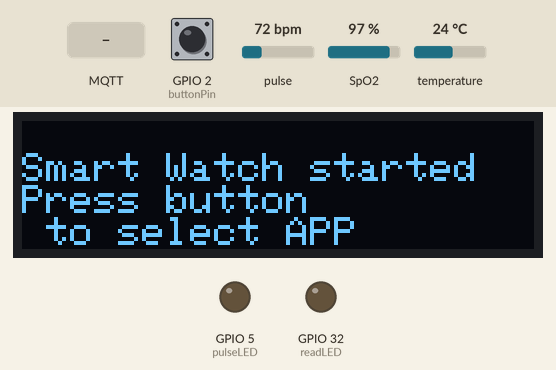
The program below on a simulated ESP32. Parts: 128×32 one-colour display, output pins drawn as LEDs (lit = HIGH). Dashed ring = blinking. Inputs (shaded band) come from the test bench; at power-on: GPIO 2 (buttonPin) HIGH, pulse 72 bpm, SpO2 97 %, temperature 24 °C. WiFi joins after 1.5 s; servers stay silent unless stated; random numbers use the default seed unless the program sets one; no MQTT or app messages arrive unless stated; what the program prints to the serial monitor is not drawn.

Above: at 2.7 s.
2.8 s: GPIO 2 (buttonPin) pulled LOW for 0.15 s
5.9 s: GPIO 2 (buttonPin) pulled LOW for 3.2 s
At 9.01 s:
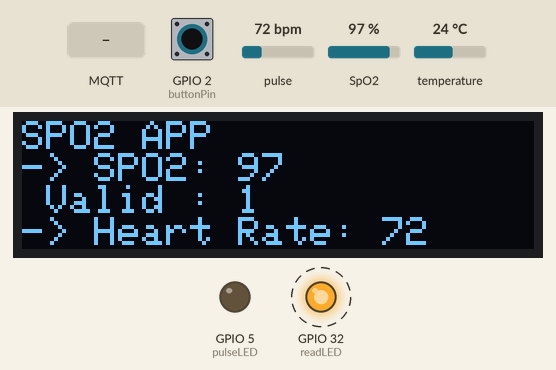
9.7 s: pulse set to 42 bpm
At 10.6 s:
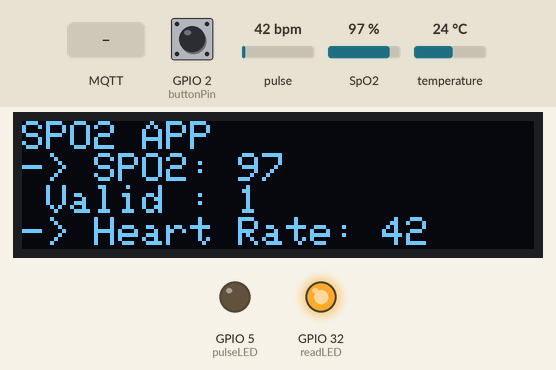
At 11.2 s:
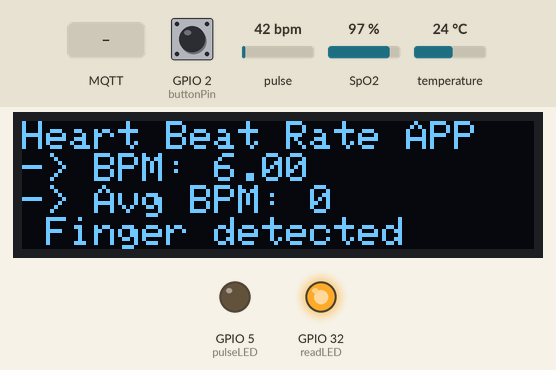
12.7 s: GPIO 2 (buttonPin) pulled LOW for 1 s
At 14.0 s:
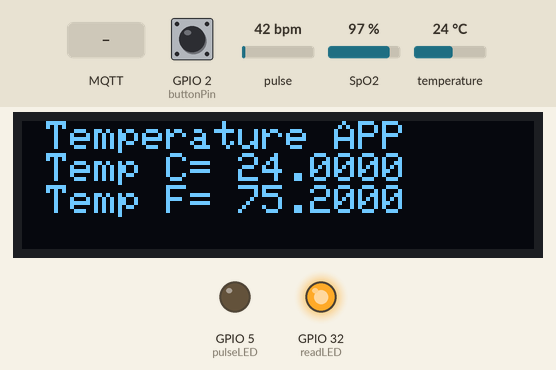
15.2 s: MQTT message "1" arrives on the first subscribed topic
16.7 s: MQTT message "on" arrives on the first subscribed topic
Timing chart, 0 to 19.2 s (numbered marks = the images above; inputs shaded):
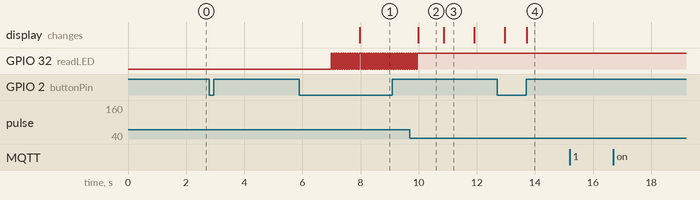

Measured:
- after the input at 15.2 s, every drawn part: stays the same
- after the input at 16.7 s, every drawn part: stays the same
- by itself, GPIO 32 (readLED): alternates HIGH for 0.04 s and LOW for 0.04 s
- what the display in image 2 shows lasts 0.9 s, from 10.0 s to 10.9 s
- what the display in image 3 shows lasts 1.0 s, from 10.9 s to 11.9 s

The program:

main.cpp
```cpp
#include "Arduino.h"
#include "ed_max30105/ed_max30105.h"

#include <Adafruit_SSD1306.h>
#include "MAX30105.h"


#include <WiFi.h>
#include <PubSubClient.h>
#include <WiFiClientSecure.h>
#include <ArduinoJson.h>


// #define AOUT_PIN 36 // ESP32 pin GPIO36 (ADC0)

// put function declarations here:
void connectToWiFi();
void callback(char *topic, byte *payload, unsigned int length);
void publishMessage(int data);
void setupMQTT();
void reconnect();

const char *SSID = "FabLab-FREE";
const char *PWD = "";
//MQTT Broker
DynamicJsonDocument doc(1024);
WiFiClientSecure wifiClient;
PubSubClient mqttClient(wifiClient);
char mqttServer[] = "9b7b323ee67e46d18f9317162c8e8841.s1.eu.hivemq.cloud";
char mqtt_username[] = "sergiu.doncila";
char mqtt_password[] = "QWEasd!@#123";
int mqttPort = 8883;
long last_time = 0;
char data[10];


const int buttonPin = 2; // the number of the pushbutton pin
#define APP_STATE_NR_OF_STATES 4

int buttonState = HIGH;    // variable for reading the pushbutton status
int buttonStateOld = HIGH; // variable for reading the pushbutton status
int app_state = 0;
int app_state_old = 0;

#define SCREEN_WIDTH 128
#define SCREEN_HEIGHT 64
#define OLED_RESET -1

Adafruit_SSD1306 display = Adafruit_SSD1306(128, 32, &Wire);


MAX30105 particleSensor;

void display_setup()
{
    if (!display.begin(SSD1306_SWITCHCAPVCC, 0x3C))
    {
        Serial.println(F("SSD1306 allocation failed"));
        for (;;)
            ;
    }

// text display tests
  display.clearDisplay();
  display.setTextSize(1);
  display.setTextColor(SSD1306_WHITE);
  display.setCursor(0,0);

  display.println();
  display.print("Smart Watch started");
  display.println();
  display.print("Press button \n to select APP");
  display.println();


  display.setCursor(0,0);
  display.display(); // actually display all of the above
}


void setup()
{
  Serial.begin(115200);
  // initialize the pushbutton pin as an input:
  pinMode(buttonPin, INPUT);

  buttonState = digitalRead(buttonPin);
  buttonStateOld = buttonState;
  display_setup();

/// MQTT Setup

  connectToWiFi();
  wifiClient.setInsecure();
  setupMQTT();

}

int report_cnt = 0;
int report_cnt_max = 100;

void loop()
{

  // read the state of the pushbutton value:
  buttonState = digitalRead(buttonPin);

  if (buttonState != buttonStateOld)
  {
    Serial.print("Buton:");
    Serial.println(buttonState);
    Serial.print("Buton old:");
    Serial.println(buttonStateOld);

    if (buttonState == HIGH && buttonStateOld == LOW)
    {
      app_state++;
      if (app_state >= APP_STATE_NR_OF_STATES)
      {
        app_state = 0;
      }
      Serial.print("App state: ");
      Serial.println(app_state);
    }
    buttonStateOld = buttonState;
  }

  // delay(100);

  switch (app_state)
  {

  case 1:
    /* code */
    if (app_state_old != app_state)
    {
      ed_max30105_spo2_setup();
      app_state_old = app_state;
    }
    else
    {
      ed_max30105_spo2_loop();
      ed_max30105_spo2_report();
      ed_max30105_spo2_display();
      ed_max30105_spo2_mqtt_publish();
    }
    break;

  case 2:
    /* code */
    if (app_state_old != app_state)
    {
      ed_max30105_heart_rate_setup();
      app_state_old = app_state;
    }
    else
    {
      ed_max30105_heart_rate_loop();
      if (report_cnt <= 0)
      {
        ed_max30105_heart_rate_report();
        ed_max30105_heart_rate_display();
        ed_max30105_heart_rate_mqtt_publish();
      }
    }
    break;

  case 3:
    /* code */
    if (app_state_old != app_state)
    {
      ed_max30105_temp_setup();
      app_state_old = app_state;
    }
    else
    {
      ed_max30105_temp_loop();
      if (report_cnt <= 0)
      {
        ed_max30105_temp_report();
        ed_max30105_temp_display();
        ed_max30105_temp_mqtt_publish();
      }
    }
    break;
  default:
    break;
  }

  if (report_cnt-- <= 0)
  {
    report_cnt = report_cnt_max;
  }
}

void connectToWiFi() {
  Serial.print("Connectiog to ");
  WiFi.begin(SSID, PWD);
  Serial.println(SSID);
  while (WiFi.status() != WL_CONNECTED) {
    Serial.print(".");
    delay(500);
  }
  Serial.print("Connected.\n");
}

void setupMQTT()
{
  mqttClient.setServer(mqttServer, mqttPort);

  mqttClient.setCallback(callback);
}

void callback(char* topic, byte* payload, unsigned int length) {
  Serial.print("Callback - ");
  Serial.print("Message:");
  for (int i = 0; i < length; i++) {
    Serial.print((char)payload[i]);
  }
}

void reconnect() {
  Serial.println("Connecting to MQTT Broker...");
  while (!mqttClient.connected()) {
      Serial.print("Actual state: ");
      Serial.println(mqttClient.state());
      Serial.println("Reconnecting to MQTT Broker..");
      String clientId = "ESP32Client-";
      clientId += String(random(0xffff), HEX);

      if (mqttClient.connect(clientId.c_str(), mqtt_username, mqtt_password)) {
        Serial.println("Connected to MQTT broker.");
        // subscribe to topic
        mqttClient.subscribe("hearth/device/smart_watch");
      }
  }
}

void publishMessage(int data) {

}
```

ed_max30105.h
```cpp
#ifndef ED_MAX30105_H
#define ED_MAX30105_H

// Include any necessary libraries here

// Define any constants or macros here

// Declare any global variables here

// Declare any function prototypes here


void ed_max30105_temp_setup();
void ed_max30105_temp_loop();
void ed_max30105_temp_report();
void ed_max30105_temp_display();
void ed_max30105_temp_mqtt_publish();

void ed_max30105_heart_rate_setup();
void ed_max30105_heart_rate_loop();
void ed_max30105_heart_rate_report();
void ed_max30105_heart_rate_display();
void ed_max30105_heart_rate_mqtt_publish();

void ed_max30105_spo2_setup();
void ed_max30105_spo2_loop();
void ed_max30105_spo2_report();
void ed_max30105_spo2_display();
void ed_max30105_spo2_mqtt_publish();


#endif // ED_MAX30105_H
```

ed_max30105_herat_rate.cpp
```cpp
/*
  Optical Heart Rate Detection (PBA Algorithm) using the MAX30105 Breakout
  By: Nathan Seidle @ SparkFun Electronics
  Date: October 2nd, 2016
  https://github.com/sparkfun/MAX30105_Breakout

  This is a demo to show the reading of heart rate or beats per minute (BPM) using
  a Penpheral Beat Amplitude (PBA) algorithm.

  It is best to attach the sensor to your finger using a rubber band or other tightening
  device. Humans are generally bad at applying constant pressure to a thing. When you
  press your finger against the sensor it varies enough to cause the blood in your
  finger to flow differently which causes the sensor readings to go wonky.

  Hardware Connections (Breakoutboard to Arduino):
  -5V = 5V (3.3V is allowed)
  -GND = GND
  -SDA = A4 (or SDA)
  -SCL = A5 (or SCL)
  -INT = Not connected

  The MAX30105 Breakout can handle 5V or 3.3V I2C logic. We recommend powering the board with 5V
  but it will also run at 3.3V.
*/

#include <Wire.h>
#include "MAX30105.h"
#include "heartRate.h"

#include <Adafruit_SSD1306.h>

#include <WiFi.h>
#include <PubSubClient.h>
#include <WiFiClientSecure.h>
#include <ArduinoJson.h>

extern WiFiClientSecure wifiClient;
extern DynamicJsonDocument doc;
extern PubSubClient mqttClient;

extern Adafruit_SSD1306 display ;

extern MAX30105 particleSensor;

const byte RATE_SIZE = 4; //Increase this for more averaging. 4 is good.
byte rates[RATE_SIZE]; //Array of heart rates
byte rateSpot = 0;
long lastBeat = 0; //Time at which the last beat occurred

float beatsPerMinute;
int beatAvg;

int no_finger_status = 0;

void ed_max30105_heart_rate_setup()
{
  Serial.println(F("MAX30105 Heart Rate app Started."));

  Serial.println("Initializing...");

  // Initialize sensor
  if (!particleSensor.begin(Wire, I2C_SPEED_FAST)) //Use default I2C port, 400kHz speed
  {
    Serial.println("MAX30105 was not found. Please check wiring/power. ");
    while (1);
  }
  Serial.println("Place your index finger on the sensor with steady pressure.");

  particleSensor.setup(); //Configure sensor with default settings
  particleSensor.setPulseAmplitudeRed(0x0A); //Turn Red LED to low to indicate sensor is running
  particleSensor.setPulseAmplitudeGreen(0); //Turn off Green LED
}

void ed_max30105_heart_rate_loop()
{
  long irValue = particleSensor.getIR();

  if (checkForBeat(irValue) == true)
  {
    //We sensed a beat!
    long delta = millis() - lastBeat;
    lastBeat = millis();

    beatsPerMinute = 60 / (delta / 1000.0);

    if (beatsPerMinute < 255 && beatsPerMinute > 20)
    {
      rates[rateSpot++] = (byte)beatsPerMinute; //Store this reading in the array
      rateSpot %= RATE_SIZE; //Wrap variable

      //Take average of readings
      beatAvg = 0;
      for (byte x = 0 ; x < RATE_SIZE ; x++)
        beatAvg += rates[x];
      beatAvg /= RATE_SIZE;
    }
  }

  if (irValue < 50000){
    no_finger_status = 1;
    // Serial.print(" No finger?");
  }else{
    no_finger_status = 0;

  }

  // Serial.println();
}

void ed_max30105_heart_rate_report()
{
  Serial.print(" BPM = ");
  Serial.print(beatsPerMinute);
  Serial.print(" Avg BPM= ");
  Serial.print(beatAvg);
  if(no_finger_status == 1){
        Serial.print(" No finger detected");
  } else {
        Serial.print(" Finger detected");
  }

  Serial.println();
}

void ed_max30105_heart_rate_display()
{
  display.clearDisplay();
  display.setTextSize(1);
  display.setTextColor(WHITE);
  display.setCursor(0, 0);
  display.print("Heart Beat Rate APP");
  display.println();
  display.print("-> BPM: ");
  display.println(beatsPerMinute);
  display.print("-> Avg BPM: ");
  display.print(beatAvg);
  display.println();
  if(no_finger_status == 1){
        display.print(" No finger detected");
  } else {
        display.print(" Finger detected");
  }
  display.display();
}

void    reconnect();

void ed_max30105_heart_rate_mqtt_publish()
{
  if (!mqttClient.connected())
    reconnect();
  mqttClient.loop();

  // JSON mapping
  doc.clear();
  doc["app_id"] = "bmp";
  doc["bpm"] = beatsPerMinute;
  doc["avg_bpm"] = beatAvg;
  doc["no_finger_status"] = no_finger_status;

  char buffer[512];
  size_t n = serializeJson(doc, buffer);
  Serial.println(buffer);
  mqttClient.publish("hearth/device/smart_watch/bmp", buffer, n);
}
```

ed_max30105_spo2.cpp
```cpp
// (licence header left out)
#include <Wire.h>
#include "MAX30105.h"
#include "spo2_algorithm.h"

#include <Adafruit_SSD1306.h>

#include <WiFi.h>
#include <PubSubClient.h>
#include <WiFiClientSecure.h>
#include <ArduinoJson.h>

extern WiFiClientSecure wifiClient;
extern DynamicJsonDocument doc;
extern PubSubClient mqttClient;


extern Adafruit_SSD1306 display ;

extern MAX30105 particleSensor;

#define MAX_BRIGHTNESS 255

#if defined(__AVR_ATmega328P__) || defined(__AVR_ATmega168__)
//Arduino Uno doesn't have enough SRAM to store 100 samples of IR led data and red led data in 32-bit format
//To solve this problem, 16-bit MSB of the sampled data will be truncated. Samples become 16-bit data.
uint16_t irBuffer[100]; //infrared LED sensor data
uint16_t redBuffer[100];  //red LED sensor data
#else
uint32_t irBuffer[100]; //infrared LED sensor data
uint32_t redBuffer[100];  //red LED sensor data
#endif

int32_t bufferLength; //data length
int32_t spo2; //SPO2 value
int8_t validSPO2; //indicator to show if the SPO2 calculation is valid
int32_t heartRate; //heart rate value
int8_t validHeartRate; //indicator to show if the heart rate calculation is valid

byte pulseLED = 5; //Must be on PWM pin
byte readLED = 32; //Blinks with each data read

void ed_max30105_spo2_setup()
{

Serial.println(F("MAX30105 SPO_2 app Started."));

  pinMode(pulseLED, OUTPUT);
  pinMode(readLED, OUTPUT);

  Serial.println("Initializing...");

  // Initialize sensor
  if (!particleSensor.begin(Wire, I2C_SPEED_FAST)) //Use default I2C port, 400kHz speed
  {
    Serial.println(F("MAX30105 was not found. Please check wiring/power."));
    while (1);
  }

  byte ledBrightness = 60; //Options: 0=Off to 255=50mA
  byte sampleAverage = 4; //Options: 1, 2, 4, 8, 16, 32
  byte ledMode = 2; //Options: 1 = Red only, 2 = Red + IR, 3 = Red + IR + Green
  byte sampleRate = 100; //Options: 50, 100, 200, 400, 800, 1000, 1600, 3200
  int pulseWidth = 411; //Options: 69, 118, 215, 411
  int adcRange = 4096; //Options: 2048, 4096, 8192, 16384

  particleSensor.setup(ledBrightness, sampleAverage, ledMode, sampleRate, pulseWidth, adcRange); //Configure sensor with these settings


 bufferLength = 100; //buffer length of 100 stores 4 seconds of samples running at 25sps

  //read the first 100 samples, and determine the signal range
  for (byte i = 0 ; i < bufferLength ; i++)
  {
    while (particleSensor.available() == false) //do we have new data?
      particleSensor.check(); //Check the sensor for new data

    redBuffer[i] = particleSensor.getRed();
    irBuffer[i] = particleSensor.getIR();
    particleSensor.nextSample(); //We're finished with this sample so move to next sample
  }

  //calculate heart rate and SpO2 after first 100 samples (first 4 seconds of samples)
  maxim_heart_rate_and_oxygen_saturation(irBuffer, bufferLength, redBuffer, &spo2, &validSPO2, &heartRate, &validHeartRate);


}

void ed_max30105_spo2_loop()
{
  {
    //dumping the first 25 sets of samples in the memory and shift the last 75 sets of samples to the top
    for (byte i = 25; i < 100; i++)
    {
      redBuffer[i - 25] = redBuffer[i];
      irBuffer[i - 25] = irBuffer[i];
    }

    //take 25 sets of samples before calculating the heart rate.
    for (byte i = 75; i < 100; i++)
    {
      while (particleSensor.available() == false) //do we have new data?
        particleSensor.check(); //Check the sensor for new data

      digitalWrite(readLED, !digitalRead(readLED)); //Blink onboard LED with every data read

      redBuffer[i] = particleSensor.getRed();
      irBuffer[i] = particleSensor.getIR();
      particleSensor.nextSample(); //We're finished with this sample so move to next sample

    }

    //After gathering 25 new samples recalculate HR and SP02
    maxim_heart_rate_and_oxygen_saturation(irBuffer, bufferLength, redBuffer, &spo2, &validSPO2, &heartRate, &validHeartRate);
  }
}

void ed_max30105_spo2_report()
{
  Serial.print(F("HR="));
  Serial.print(heartRate, DEC);

  Serial.print(F(", HRvalid="));
  Serial.print(validHeartRate, DEC);

  Serial.print(F(", SPO2="));
  Serial.print(spo2, DEC);

  Serial.print(F(", SPO2Valid="));
  Serial.println(validSPO2, DEC);
}

void ed_max30105_spo2_display(){

 display.clearDisplay();
  display.setTextSize(1);
  display.setTextColor(WHITE);
  display.setCursor(0, 0);
  display.print("SPO2 APP");
  display.println();
  display.print("-> SPO2: ");
  display.print((int)spo2);
  display.println();
  display.print(" Valid : ");
  display.print(validSPO2);
  display.println();
  display.print("-> Heart Rate: ");
  display.print((int)heartRate);
  display.println();
  display.print(" Valid: ");
  display.print(validHeartRate);
  display.display();
}

void reconnect();

void ed_max30105_spo2_mqtt_publish()
{
  if (!mqttClient.connected())
    reconnect();
  mqttClient.loop();

  // JSON mapping
  doc.clear();
  doc["app_id"] = "spo2";
  doc["spo2"] = spo2;
  doc["valid_spo2"] = validSPO2;
  doc["heart_rate"] = heartRate;
  doc["valid_heart_rate"] = validHeartRate;

  // Publishing data throgh MQTT
  char mqtt_message[128];
  serializeJson(doc, mqtt_message);
  mqttClient.publish("hearth/device/smart_watch/spo2", mqtt_message, true);
}
```

ed_max30105_temp.cpp
```cpp
/*
  MAX3010 Breakout: Read the onboard temperature sensor
  By: Nathan Seidle @ SparkFun Electronics
  Date: October 20th, 2016
  https://github.com/sparkfun/MAX30105_Breakout

  This demo outputs the onboard temperature sensor. The temp sensor is accurate to +/-1 C but
  has an astonishing precision of 0.0625 C.

  Hardware Connections (Breakoutboard to Arduino):
  -5V = 5V (3.3V is allowed)
  -GND = GND
  -SDA = A4 (or SDA)
  -SCL = A5 (or SCL)
  -INT = Not connected

  The MAX30105 Breakout can handle 5V or 3.3V I2C logic. We recommend powering the board with 5V
  but it will also run at 3.3V.
*/

#include <Wire.h>
#include "MAX30105.h"  //Get it here: http://librarymanager/All#SparkFun_MAX30105

#include <Adafruit_SSD1306.h>
#include <WiFi.h>
#include <PubSubClient.h>
#include <WiFiClientSecure.h>
#include <ArduinoJson.h>

extern Adafruit_SSD1306 display ;

extern MAX30105 particleSensor;

extern WiFiClientSecure wifiClient;
extern DynamicJsonDocument doc;
extern PubSubClient mqttClient;


void ed_max30105_temp_setup()
{
  Serial.println(F("MAX30105 Temperature app Started."));

  Serial.println("Initializing...");

  // Initialize sensor
  if (particleSensor.begin(Wire, I2C_SPEED_FAST) == false) //Use default I2C port, 400kHz speed
  {
    Serial.println("MAX30105 was not found. Please check wiring/power. ");
    while (1);
  }

  //The LEDs are very low power and won't affect the temp reading much but
  //you may want to turn off the LEDs to avoid any local heating
  particleSensor.setup(0); //Configure sensor. Turn off LEDs
  //particleSensor.setup(); //Configure sensor. Use 25mA for LED drive

  particleSensor.enableDIETEMPRDY(); //Enable the temp ready interrupt. This is required.
}

float temperature ;
float temperatureF;

void ed_max30105_temp_loop()
{
  temperature = particleSensor.readTemperature();

  // Serial.print(" temperatureC=");
  // Serial.print(temperature, 4);

  temperatureF = particleSensor.readTemperatureF(); //Because I am a bad global citizen

  // Serial.print(" temperatureF=");
  // Serial.print(temperatureF, 4);

  }

void ed_max30105_temp_report()
{
  Serial.print(" Temp C=");
  Serial.print(temperature, 4);

  Serial.print(" Temp F=");
  Serial.print(temperatureF, 4);

  Serial.println();
}

void ed_max30105_temp_display()
{
  display.clearDisplay();
  display.setTextSize(1);
  display.setTextColor(WHITE);
  display.setCursor(0, 0);
  display.print(" Temperature APP ");
  display.println();
  display.print(" Temp C= ");
  display.println(temperature, 4);
  display.print(" Temp F= ");
  display.print(temperatureF, 4);
  display.display();
}

void reconnect();

void ed_max30105_temp_mqtt_publish()
{
  // put your main code here, to run repeatedly:

  if (!mqttClient.connected())
    reconnect();
  mqttClient.loop();

  // JSON mapping
  doc.clear();
  doc["app_id"] = "temp";
  doc["temp_c"] = temperature;
  doc["temp_f"] = temperatureF;

  // Publishing data throgh MQTT
  char mqtt_message[128];
  serializeJson(doc, mqtt_message);
  mqttClient.publish("hearth/device/smart_watch/temp", mqtt_message, true);
}
```
